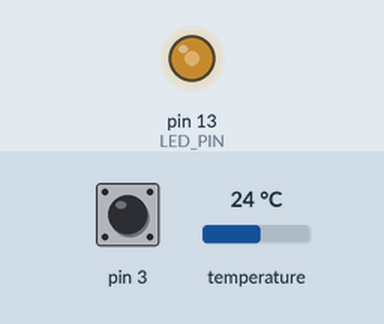
A sketch run on a simulated Arduino Leonardo, built with avr-gcc and run on an emulated ATmega32U4. On the bench: output pins drawn as LEDs (lit = HIGH). The inputs (shaded band) are chosen by the test bench; at power-on: pin 3 HIGH, temperature 24 °C. The sensor or clock chip raises its interrupt line as the real part does; what the sketch prints to the serial monitor is not drawn.

Above: at 1.7 s.
1.8 s: pin 3 pulled LOW for 0.15 s
At 2.6 s:
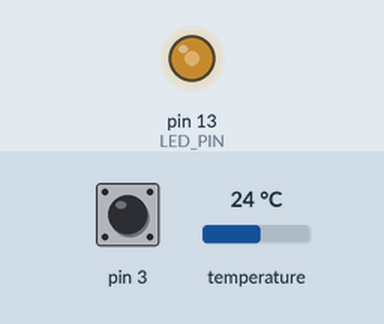
5.0 s: pin 3 pulled LOW for 1 s
At 7.4 s:
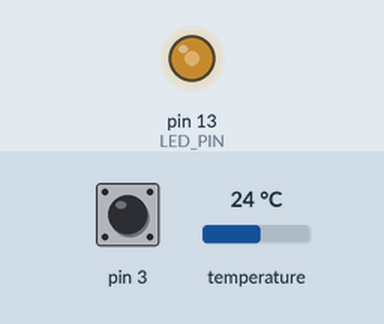
9.0 s: pin 3 pulled LOW for 3.2 s
At 13.3 s:
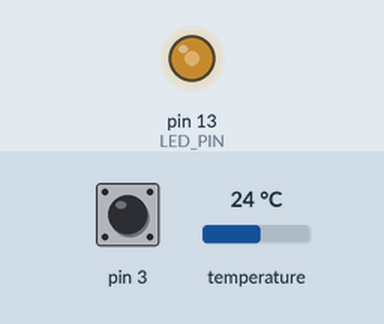
Timing chart, 0 to 14.7 s (numbered marks = the images above; inputs shaded):
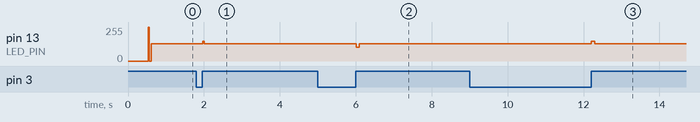

The sketch:

MPU6050.ino
```cpp
// I2C device class (I2Cdev) demonstration Arduino sketch for MPU6050 class using DMP (MotionApps v2.0)
// 6/21/2012 by Jeff Rowberg <jeff@rowberg.net>
// Updates should (hopefully) always be available at https://github.com/jrowberg/i2cdevlib
//
// Changelog:
//      2013-05-08 - added seamless Fastwire support
//                 - added note about gyro calibration
//      2012-06-21 - added note about Arduino 1.0.1 + Leonardo compatibility error
//      2012-06-20 - improved FIFO overflow handling and simplified read process
//      2012-06-19 - completely rearranged DMP initialization code and simplification
//      2012-06-13 - pull gyro and accel data from FIFO packet instead of reading directly
//      2012-06-09 - fix broken FIFO read sequence and change interrupt detection to RISING
//      2012-06-05 - add gravity-compensated initial reference frame acceleration output
//                 - add 3D math helper file to DMP6 example sketch
//                 - add Euler output and Yaw/Pitch/Roll output formats
//      2012-06-04 - remove accel offset clearing for better results (thanks Sungon Lee)
//      2012-06-01 - fixed gyro sensitivity to be 2000 deg/sec instead of 250
//      2012-05-30 - basic DMP initialization working

/* ============================================
I2Cdev device library code is placed under the MIT license
Copyright (c) 2012 Jeff Rowberg

Permission is hereby granted, free of charge, to any person obtaining a copy
of this software and associated documentation files (the "Software"), to deal
in the Software without restriction, including without limitation the rights
to use, copy, modify, merge, publish, distribute, sublicense, and/or sell
copies of the Software, and to permit persons to whom the Software is
furnished to do so, subject to the following conditions:

The above copyright notice and this permission notice shall be included in
all copies or substantial portions of the Software.

THE SOFTWARE IS PROVIDED "AS IS", WITHOUT WARRANTY OF ANY KIND, EXPRESS OR
IMPLIED, INCLUDING BUT NOT LIMITED TO THE WARRANTIES OF MERCHANTABILITY,
FITNESS FOR A PARTICULAR PURPOSE AND NONINFRINGEMENT. IN NO EVENT SHALL THE
AUTHORS OR COPYRIGHT HOLDERS BE LIABLE FOR ANY CLAIM, DAMAGES OR OTHER
LIABILITY, WHETHER IN AN ACTION OF CONTRACT, TORT OR OTHERWISE, ARISING FROM,
OUT OF OR IN CONNECTION WITH THE SOFTWARE OR THE USE OR OTHER DEALINGS IN
THE SOFTWARE.
===============================================
*/

// I2Cdev and MPU6050 must be installed as libraries, or else the .cpp/.h files
// for both classes must be in the include path of your project
#include "I2Cdev.h"

#include "MPU6050_6Axis_MotionApps20.h"
//#include "MPU6050.h" // not necessary if using MotionApps include file

// Arduino Wire library is required if I2Cdev I2CDEV_ARDUINO_WIRE implementation
// is used in I2Cdev.h
#if I2CDEV_IMPLEMENTATION == I2CDEV_ARDUINO_WIRE
    #include "Wire.h"
#endif

// class default I2C address is 0x68
// specific I2C addresses may be passed as a parameter here
// AD0 low = 0x68 (default for SparkFun breakout and InvenSense evaluation board)
// AD0 high = 0x69
MPU6050 mpu;
//MPU6050 mpu(0x69); // <-- use for AD0 high

/* =========================================================================
   NOTE: In addition to connection 3.3v, GND, SDA, and SCL, this sketch
   depends on the MPU-6050's INT pin being connected to the Arduino's
   external interrupt #0 pin. On the Arduino Uno and Mega 2560, this is
   digital I/O pin 2.
 * ========================================================================= */

/* =========================================================================
   NOTE: Arduino v1.0.1 with the Leonardo board generates a compile error
   when using Serial.write(buf, len). The Teapot output uses this method.
   The solution requires a modification to the Arduino USBAPI.h file, which
   is fortunately simple, but annoying. This will be fixed in the next IDE
   release. For more info, see these links:

   http://arduino.cc/forum/index.php/topic,109987.0.html
   http://code.google.com/p/arduino/issues/detail?id=958
 * ========================================================================= */


#define INTERRUPT_PIN 2  // use pin 2 on Arduino Uno & most boards
#define LED_PIN 13 // (Arduino is 13, Teensy is 11, Teensy++ is 6)
bool blinkState = false;

// MPU control/status vars
bool dmpReady = false;  // set true if DMP init was successful
uint8_t mpuIntStatus;   // holds actual interrupt status byte from MPU
uint8_t devStatus;      // return status after each device operation (0 = success, !0 = error)
uint16_t packetSize;    // expected DMP packet size (default is 42 bytes)
uint16_t fifoCount;     // count of all bytes currently in FIFO
uint8_t fifoBuffer[64]; // FIFO storage buffer

// orientation/motion vars
Quaternion q;           // [w, x, y, z]         quaternion container
VectorInt16 aa;         // [x, y, z]            accel sensor measurements
VectorInt16 aaReal;     // [x, y, z]            gravity-free accel sensor measurements
VectorInt16 aaWorld;    // [x, y, z]            world-frame accel sensor measurements
VectorFloat gravity;    // [x, y, z]            gravity vector
float euler[3];         // [psi, theta, phi]    Euler angle container
float ypr[3];           // [yaw, pitch, roll]   yaw/pitch/roll container and gravity vector

// packet structure for InvenSense teapot demo
uint8_t teapotPacket[28] = { '$', 0x03, 0,0, 0,0, 0,0, 0,0, 0,0, 0,0, 0,0, 0,0, 0,0, 0,0, 0,0, 0x00, 0x00, '\r', '\n' };


// ================================================================
// ===               INTERRUPT DETECTION ROUTINE                ===
// ================================================================

volatile bool mpuInterrupt = false;     // indicates whether MPU interrupt pin has gone high
void dmpDataReady() {
    mpuInterrupt = true;
}


// ================================================================
// ===                      INITIAL SETUP                       ===
// ================================================================

void setup() {
    // join I2C bus (I2Cdev library doesn't do this automatically)
    #if I2CDEV_IMPLEMENTATION == I2CDEV_ARDUINO_WIRE
        Wire.begin();
        //Wire.setClock(400000); // 400kHz I2C clock. Comment this line if having compilation difficulties
        TWBR = 24; // 400kHz I2C clock (200kHz if CPU is 8MHz)
    #elif I2CDEV_IMPLEMENTATION == I2CDEV_BUILTIN_FASTWIRE
        Fastwire::setup(400, true);
    #endif

    // initialize serial communication
    // (115200 chosen because it is required for Teapot Demo output, but it's
    // really up to you depending on your project)
    Serial.begin(115200);
    while (!Serial); // wait for Leonardo enumeration, others continue immediately

    // NOTE: 8MHz or slower host processors, like the Teensy @ 3.3v or Ardunio
    // Pro Mini running at 3.3v, cannot handle this baud rate reliably due to
    // the baud timing being too misaligned with processor ticks. You must use
    // 38400 or slower in these cases, or use some kind of external separate
    // crystal solution for the UART timer.

    // initialize device
    Serial.println(F("Initializing I2C devices..."));
    mpu.initialize();
    pinMode(INTERRUPT_PIN, INPUT);

    // verify connection
    Serial.println(F("Testing device connections..."));
    Serial.println(mpu.testConnection() ? F("MPU6050 connection successful") : F("MPU6050 connection failed"));

    // load and configure the DMP
    Serial.println(F("Initializing DMP..."));
    devStatus = mpu.dmpInitialize();

    // supply your own gyro offsets here, scaled for min sensitivity
    mpu.setXAccelOffset(-2497);
    mpu.setYAccelOffset(-2298);
    mpu.setZAccelOffset(560);
    mpu.setXGyroOffset(157);
    mpu.setYGyroOffset(-28);
    mpu.setZGyroOffset(37);

    // make sure it worked (returns 0 if so)
    if (devStatus == 0) {
        // turn on the DMP, now that it's ready
        Serial.println(F("Enabling DMP..."));
        mpu.setDMPEnabled(true);

        // enable Arduino interrupt detection
        Serial.println(F("Enabling interrupt detection (Arduino external interrupt 0)..."));
        //attachInterrupt(digitalPinToInterrupt(INTERRUPT_PIN), dmpDataReady, RISING);
        attachInterrupt(0, dmpDataReady, RISING);
        mpuIntStatus = mpu.getIntStatus();

        // set our DMP Ready flag so the main loop() function knows it's okay to use it
        Serial.println(F("DMP ready! Waiting for first interrupt..."));
        dmpReady = true;

        // get expected DMP packet size for later comparison
        packetSize = mpu.dmpGetFIFOPacketSize();
    } else {
        // ERROR!
        // 1 = initial memory load failed
        // 2 = DMP configuration updates failed
        // (if it's going to break, usually the code will be 1)
        Serial.print(F("DMP Initialization failed (code "));
        Serial.print(devStatus);
        Serial.println(F(")"));
    }

    // configure LED for output
    pinMode(LED_PIN, OUTPUT);
}


// ================================================================
// ===                    MAIN PROGRAM LOOP                     ===
// ================================================================

void loop() {
    // if programming failed, don't try to do anything
    if (!dmpReady) return;

    // wait for MPU interrupt or extra packet(s) available
    while (!mpuInterrupt && fifoCount < packetSize) {
        // other program behavior stuff here
        // .
        // .
        // .
        // if you are really paranoid you can frequently test in between other
        // stuff to see if mpuInterrupt is true, and if so, "break;" from the
        // while() loop to immediately process the MPU data
        // .
        // .
        // .
    }

    // reset interrupt flag and get INT_STATUS byte
    mpuInterrupt = false;
    mpuIntStatus = mpu.getIntStatus();

    // get current FIFO count
    fifoCount = mpu.getFIFOCount();

    // check for overflow (this should never happen unless our code is too inefficient)
    if ((mpuIntStatus & 0x10) || fifoCount == 1024) {
        // reset so we can continue cleanly
        mpu.resetFIFO();
        Serial.println(F("FIFO overflow!"));

    // otherwise, check for DMP data ready interrupt (this should happen frequently)
    } else if (mpuIntStatus & 0x02) {
        // wait for correct available data length, should be a VERY short wait
        while (fifoCount < packetSize) fifoCount = mpu.getFIFOCount();

        // read a packet from FIFO
        mpu.getFIFOBytes(fifoBuffer, packetSize);

        // track FIFO count here in case there is > 1 packet available
        // (this lets us immediately read more without waiting for an interrupt)
        fifoCount -= packetSize;

        // display quaternion values in InvenSense Teapot demo format:
        teapotPacket[2] = fifoBuffer[0];
        teapotPacket[3] = fifoBuffer[1];
        teapotPacket[4] = fifoBuffer[4];
        teapotPacket[5] = fifoBuffer[5];
        teapotPacket[6] = fifoBuffer[8];
        teapotPacket[7] = fifoBuffer[9];
        teapotPacket[8] = fifoBuffer[12];
        teapotPacket[9] = fifoBuffer[13];
        // gyro values
        teapotPacket[10] = fifoBuffer[16];
        teapotPacket[11] = fifoBuffer[17];
        teapotPacket[12] = fifoBuffer[20];
        teapotPacket[13] = fifoBuffer[21];
        teapotPacket[14] = fifoBuffer[24];
        teapotPacket[15] = fifoBuffer[25];
        // accelerometer values
        teapotPacket[16] = fifoBuffer[28];
        teapotPacket[17] = fifoBuffer[29];
        teapotPacket[18] = fifoBuffer[32];
        teapotPacket[19] = fifoBuffer[33];
        teapotPacket[20] = fifoBuffer[36];
        teapotPacket[21] = fifoBuffer[37];
        //temperature
        int16_t temperature = mpu.getTemperature();
        teapotPacket[22] = temperature >> 8;
        teapotPacket[23] = temperature & 0xFF;
        Serial.write(teapotPacket, 28);
        teapotPacket[25]++; // packetCount, loops at 0xFF on purpose

        // blink LED to indicate activity
        blinkState = !blinkState;
        digitalWrite(LED_PIN, blinkState);
    }
}
```

Measured:
- after the input at 1.8 s, pin 13 (LED_PIN): 128/255 → 150/255 after 0.17 s, → 128/255 0.04 s later
- after the input at 5.0 s, pin 13 (LED_PIN): 128/255 → 105/255 after 1.0 s, → 128/255 0.08 s later
- after the input at 9.0 s, pin 13 (LED_PIN): 128/255 → 150/255 after 3.2 s, → 128/255 0.08 s later
